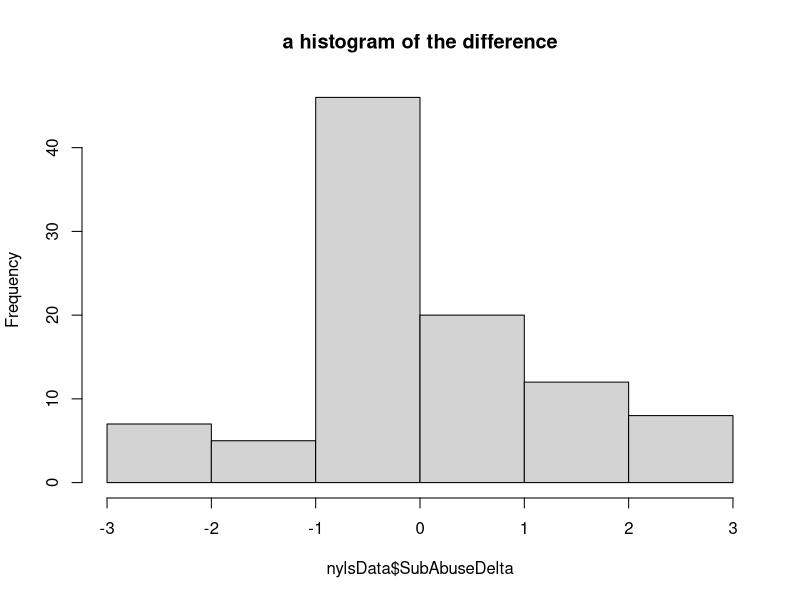
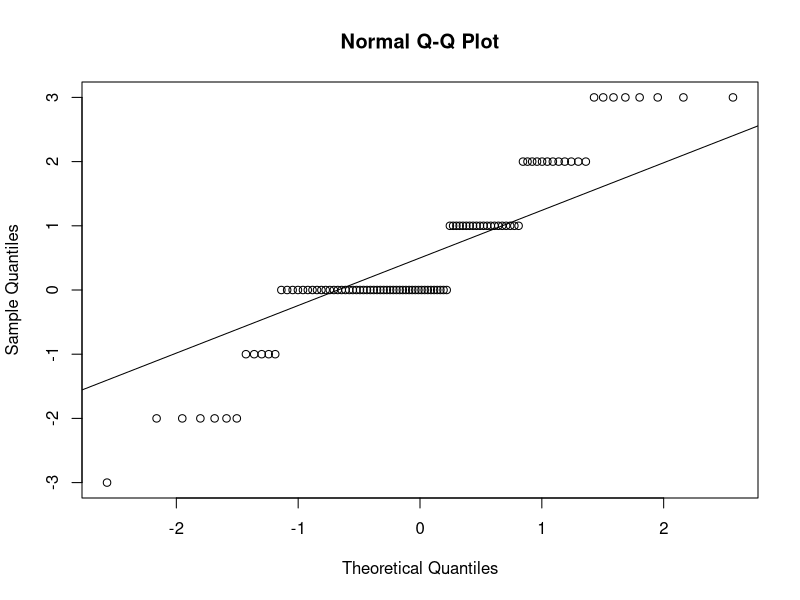
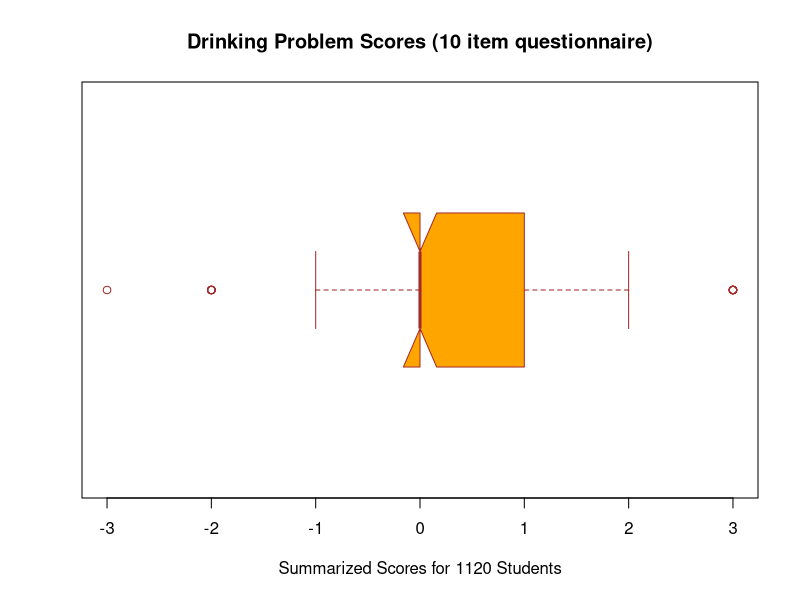

Reproduce these figures in R, in order.
library(plyr)
library(tidyverse)

#Two Questions
#1 
#Whether the youths (n=100) in the NLYS97 had a statistically
#significant decrease or increase in their substance use index
#score between 1997 and 2000.
#
#2
#Whether this decrease or increase in substance use differs by race.  Specifically,
#you hypothesize that WHITE youths compared to non-white youths, will report higher
#substance abuse

#CLEANING AND REVIEW OF DATA SET####

nylsData =read.csv("NYLS97_Substance.csv",sep=",") 

plyr::count(nylsData, 'Race')

plyr::count(nylsData, 'Substance1997')

plyr::count(nylsData, 'Substance2000')

nylsData$Substance2000[nylsData$Substance2000 < 0] <- NA

plyr::count(nylsData, 'Race')

plyr::count(nylsData, 'Substance1997')

plyr::count(nylsData, 'Substance2000')


nylsData <- nylsData %>% 
  mutate(SubAbuseDelta = (Substance2000-Substance1997))

plyr::count(nylsData, 'SubAbuseDelta')


hitsgram=hist(nylsData$SubAbuseDelta  , main="a histogram of the difference",) 

summary(nylsData$SubAbuseDelta)

subAbuseStDev = sd(nylsData$SubAbuseDelta  ,na.rm=TRUE)
subAbuseMean = mean(nylsData$SubAbuseDelta  ,na.rm=TRUE)

ks.test(x= nylsData$SubAbuseDelta,"pnorm",mean=subAbuseMean,sd=subAbuseStDev)

qqnorm(nylsData$SubAbuseDelta)
qqline(nylsData$SubAbuseDelta)

drinking_problem_score_plot <-
  boxplot(nylsData$SubAbuseDelta,
          main = "Drinking Problem Scores (10 item questionnaire)",
          xlab = "Summarized Scores for 1120 Students",
          col = "orange",
          border = "brown",
          horizontal = TRUE,
          notch = TRUE)

drinking_problem_score_plot
